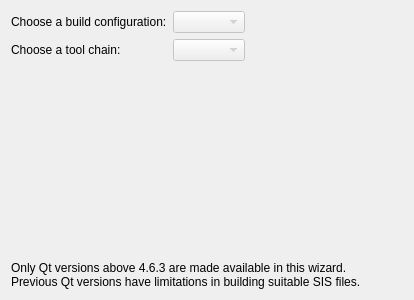
<?xml version="1.0" encoding="UTF-8"?>
<ui version="4.0">
 <class>Qt4ProjectManager::Internal::S60PublishingBuildSettingsPageOvi</class>
 <widget class="QWidget" name="Qt4ProjectManager::Internal::S60PublishingBuildSettingsPageOvi">
  <property name="geometry">
   <rect>
    <x>0</x>
    <y>0</y>
    <width>414</width>
    <height>300</height>
   </rect>
  </property>
  <property name="windowTitle">
   <string>Form</string>
  </property>
  <layout class="QGridLayout" name="gridLayout">
   <item row="2" column="1">
    <spacer name="verticalSpacer_2">
     <property name="orientation">
      <enum>Qt::Vertical</enum>
     </property>
     <property name="sizeHint" stdset="0">
      <size>
       <width>20</width>
       <height>40</height>
      </size>
     </property>
    </spacer>
   </item>
   <item row="0" column="2">
    <widget class="QLabel" name="buildConfigInfoLabel">
     <property name="text">
      <string/>
     </property>
     <property name="pixmap">
      <pixmap resource="../../projectexplorer/projectexplorer.qrc">:/projectexplorer/images/compile_error.png</pixmap>
     </property>
    </widget>
   </item>
   <item row="1" column="1">
    <widget class="QComboBox" name="chooseToolchainDropDown">
     <property name="enabled">
      <bool>false</bool>
     </property>
    </widget>
   </item>
   <item row="0" column="0">
    <widget class="QLabel" name="chooseBuildConfigLabel">
     <property name="text">
      <string>Choose a build configuration:</string>
     </property>
    </widget>
   </item>
   <item row="0" column="3">
    <spacer name="horizontalSpacer">
     <property name="orientation">
      <enum>Qt::Horizontal</enum>
     </property>
     <property name="sizeHint" stdset="0">
      <size>
       <width>252</width>
       <height>20</height>
      </size>
     </property>
    </spacer>
   </item>
   <item row="0" column="1">
    <widget class="QComboBox" name="chooseBuildConfigDropDown">
     <property name="enabled">
      <bool>false</bool>
     </property>
    </widget>
   </item>
   <item row="1" column="0">
    <widget class="QLabel" name="chooseToolchainLabel">
     <property name="text">
      <string>Choose a tool chain:</string>
     </property>
    </widget>
   </item>
   <item row="1" column="2">
    <widget class="QLabel" name="toolchainInfoIconLabel">
     <property name="text">
      <string/>
     </property>
     <property name="pixmap">
      <pixmap resource="../../projectexplorer/projectexplorer.qrc">:/projectexplorer/images/compile_error.png</pixmap>
     </property>
    </widget>
   </item>
   <item row="3" column="0" colspan="4">
    <widget class="QLabel" name="label">
     <property name="text">
      <string>Only Qt versions above 4.6.3 are made available in this wizard.
Previous Qt versions have limitations in building suitable SIS files.</string>
     </property>
    </widget>
   </item>
   <item row="1" column="3">
    <spacer name="horizontalSpacer_2">
     <property name="orientation">
      <enum>Qt::Horizontal</enum>
     </property>
     <property name="sizeHint" stdset="0">
      <size>
       <width>40</width>
       <height>20</height>
      </size>
     </property>
    </spacer>
   </item>
  </layout>
 </widget>
 <resources>
  <include location="../../projectexplorer/projectexplorer.qrc"/>
 </resources>
 <connections/>
</ui>
